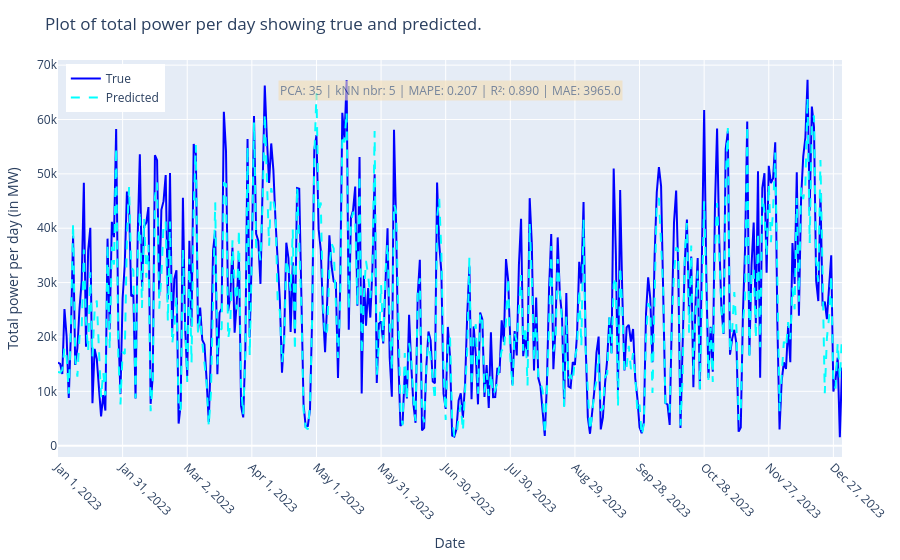

Notebook code for this chart:
### Code cell
knn_test = kNN_Cross_Validation(mode="Testing", days_to_train_on=60, path='../1_data/final_dataframes')
knn_test.manual_input("2023-01-01",365)
knn_test.run()

### Figure 1 — Plotly figure (JSON) as saved in the notebook; plotly's stock layout.template omitted (floating-point values rounded to 4 significant figures; data arrays with more than 128 entries replaced by an {"elided": "..."} marker saying what was removed)
{"data": [{"line": {"color": "blue"}, "mode": "lines", "name": "True", "type": "scatter", "x": {"elided": "365 str values"}, "y": {"elided": "365 float values"}}, {"line": {"color": "cyan", "dash": "dash"}, "mode": "lines", "name": "Predicted", "type": "scatter", "x": {"elided": "365 str values"}, "y": {"elided": "365 float values"}}], "layout": {"annotations": [{"align": "left", "bgcolor": "wheat", "font": {"size": 12}, "opacity": 0.6, "showarrow": false, "text": "PCA: 35 | kNN nbr: 5 | MAPE: 0.207 | R²: 0.890 | MAE: 3965.0", "x": 0.5, "xref": "paper", "y": 0.95, "yref": "paper"}], "legend": {"x": 0.01, "y": 0.99}, "margin": {"b": 60, "l": 40, "r": 20, "t": 60}, "title": {"text": "Plot of total power per day showing true and predicted."}, "xaxis": {"tickangle": 45, "tickvals": ["2023-01-01", "2023-01-31", "2023-03-02", "2023-04-01", "2023-05-01", "2023-05-31", "2023-06-30", "2023-07-30", "2023-08-29", "2023-09-28", "2023-10-28", "2023-11-27", "2023-12-27"], "title": {"text": "Date"}}, "yaxis": {"title": {"text": "Total power per day (in MW)"}}}}
